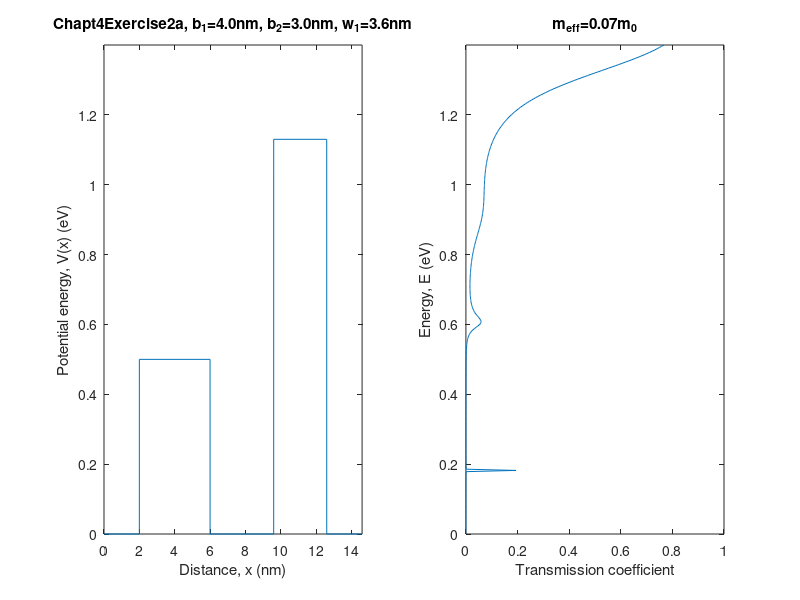
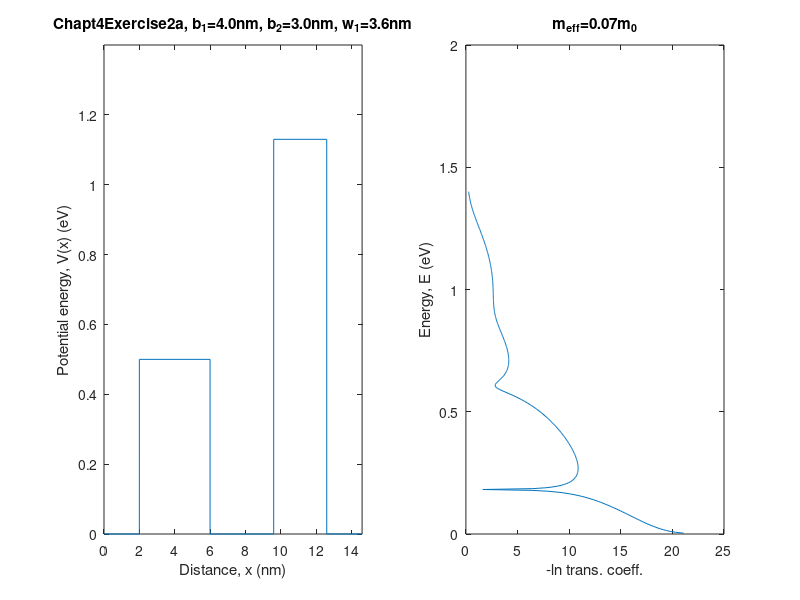

The MATLAB script that drew these images, in order:
%Chapt4Exercise2a.m%transmission through asymmetric double barrierclearclf;									%set up potential profile position L(nm), potential V(eV)N=6;									%number of samples of potentialmeff=0.07;							%effective electron mass (m/m0)vb1=0.5;								%first potential barrier energy (eV)vb2=1.13;							%second potential barrier energy (eV)bx1=4.0;								%first potential barrier width (nm)bx2=3.0;								%second potential barrier width (nm)wx1=3.6;								%potential well width (nm)L=[1,1,bx1,wx1,bx2,2]*1e-9;	%distance array (nm)V=[0,0,vb1,0,vb2,0];				%potential arrayEmin=pi*1e-5;						%add (pi*1.0e-5) to energy to avoid divide by zeroEmax=1.4;							%maximum particle energy (eV)npoints=400;						%number of points in energy plotdE=Emax/npoints;					%energy increment (eV)hbar=1.05457159e-34;				%Planck's constant (Js)eye=complex(0.,1.);				%square root of -1m0=9.109382e-31;					%bare electron mass (kg)m=meff*m0;							%effective electron mass (kg)echarge=1.6021764e-19;			%electron charge (C)   for j=1:npoints      E(j)=dE*j+Emin;     	bigP=[1,0;0,1];										%default value of matrix bigP        for i=1:N         k(i)=sqrt(2*echarge*m*(E(j)-V(i)))/hbar;	%wave number at each position in potential V(j)      end      for n=1:(N-1)         p(1,1)=0.5*(1+k(n+1)/k(n))*exp(-eye*k(n)*L(n));         p(1,2)=0.5*(1-k(n+1)/k(n))*exp(-eye*k(n)*L(n));         p(2,1)=0.5*(1-k(n+1)/k(n))*exp(eye*k(n)*L(n));         p(2,2)=0.5*(1+k(n+1)/k(n))*exp(eye*k(n)*L(n));         bigP=bigP*p;      end      Trans(j)=(abs(1/bigP(1,1)))^2;	%transmission probability   end   figure(1); 										%plot potential and transmission coefficientVp=[V;V];Vp=Vp(:);dx=1e-12;										%small distance increment used in potential plotLx(1)=1.e-9;for i=1:N   for j=2:i      Lx(i)=L(j)+Lx(j-1);					%distance, x   endendxp=[0,Lx(1)-dx,Lx(1),Lx(2)-dx,Lx(2),Lx(3)-dx,Lx(3),Lx(4)-dx,Lx(4),Lx(5)-dx,Lx(5),Lx(6)]*1e9;subplot(1,2,1),plot(xp,Vp),axis([0,xp(12),0,1.4]),xlabel('Distance, x (nm)'),ylabel('Potential energy, V(x) (eV)');ttl = sprintf('Chapt4Exercise2a, b_1=%3.1fnm, b_2=%3.1fnm, w_1=%3.1fnm',bx1,bx2,wx1);title (ttl);subplot(1,2,2),plot(Trans,E),axis([0,1,0,1.4]),xlabel('Transmission coefficient'),ylabel('Energy, E (eV)');ttl2 = sprintf('m_{eff}=%4.2fm_0',meff);title (ttl2);figure(2); subplot(1,2,1),plot(xp,Vp),axis([0,xp(12),0,1.4]),xlabel('Distance, x (nm)'),ylabel('Potential energy, V(x) (eV)');title (ttl);subplot(1,2,2),plot(-log(Trans),E),xlabel('-ln trans. coeff.'),ylabel('Energy, E (eV)');title (ttl2);